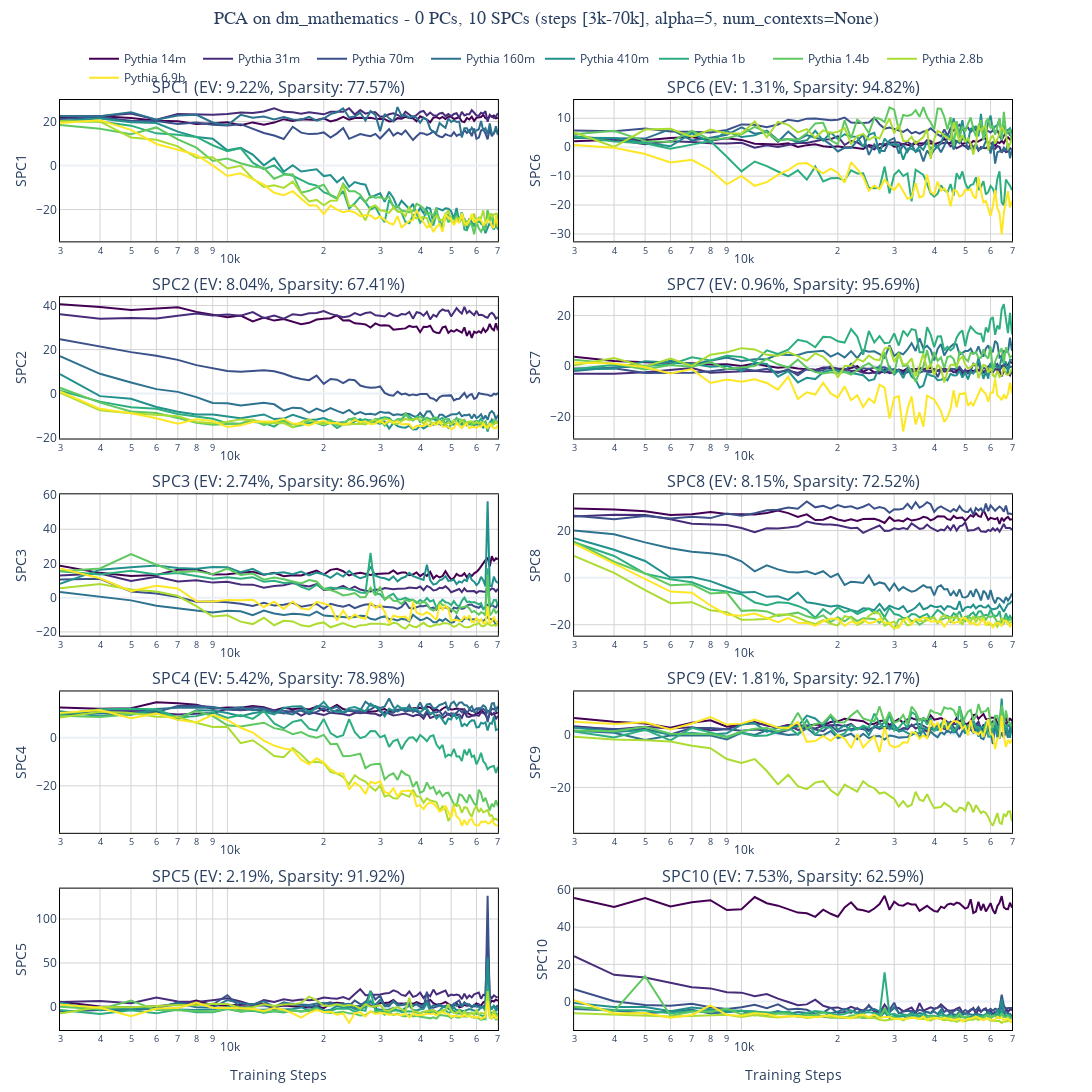
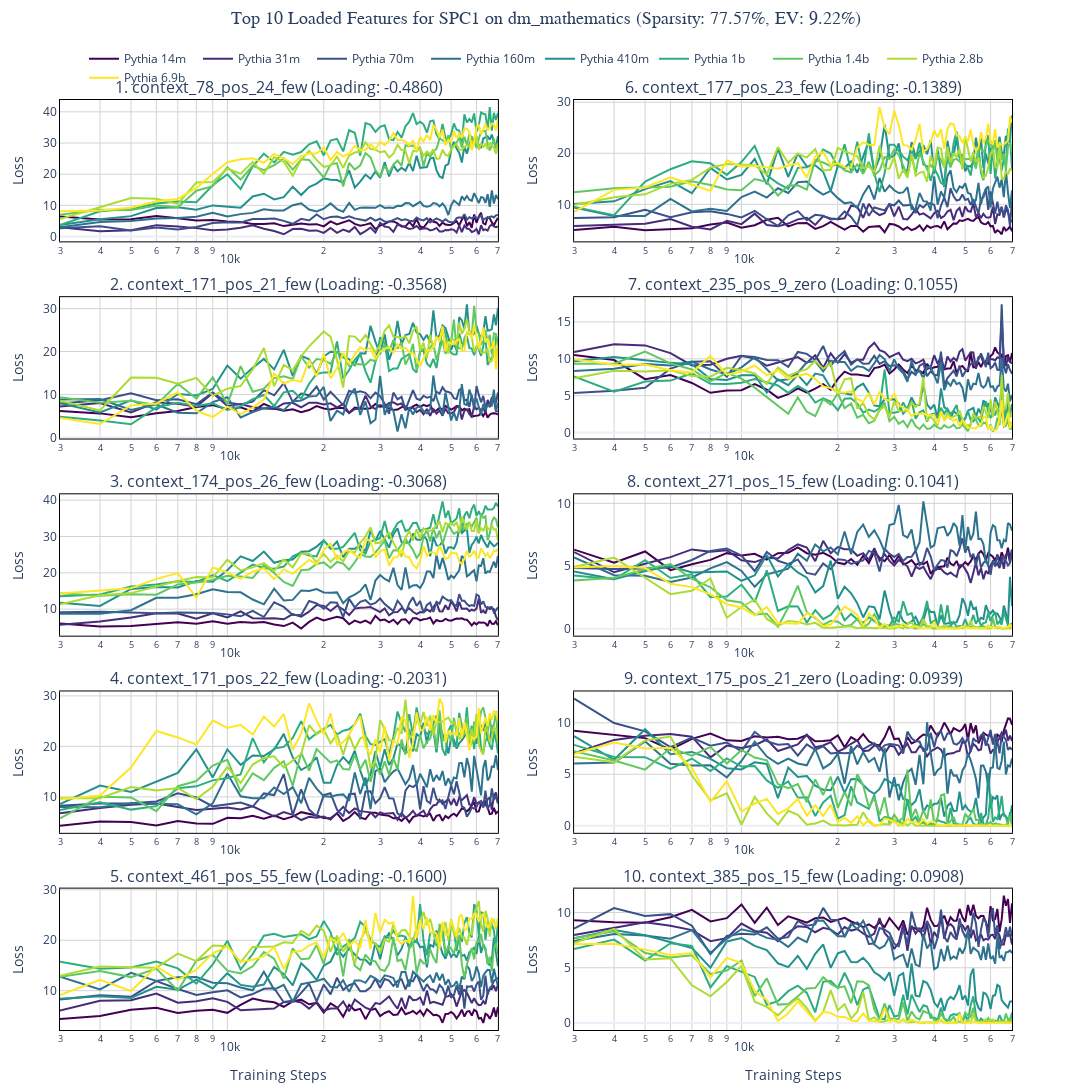

Source (notebook cell) for these figures, in order:
### Code cell
from joint_pca import TrajectoryPlotter

plotter = TrajectoryPlotter(dual_pca)
fig = plotter.plot_pcs_over_time()
fig.show()

fig = plotter.plot_top_loaded_features_for_component(1)
fig.show()
